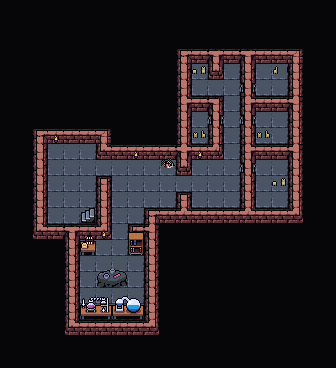

A level layout from a 2D game, rendered from its tile map. Below: a short description, then the map file with tile-grid data replaced by summaries:
An orthogonal 21x23 tile map with 16x16 px tiles, 6 tile layers (Ground, Ground Clutter, Medium Ground, Medium Clutter, ...), 4 tilesets and 11 objects.

<map version="1.10" tiledversion="1.11.2" orientation="orthogonal" renderorder="right-down" width="21" height="23" tilewidth="16" tileheight="16" infinite="0" nextlayerid="8" nextobjectid="13">
 <tileset firstgid="1" source="../../../../tileset/Inn_Dungeon.tsx" />
 <tileset firstgid="4481" source="../../../../tileset/inn_dungeon_floor.tsx" />
 <tileset firstgid="5106" source="../../../../tileset/inn_main.tsx" />
 <tileset firstgid="15218" source="../../../../tileset/buildings.tsx" />
 <layer id="1" name="Ground" width="21" height="23">
  <data>[483 cells, 483 non-empty, 8 distinct tile ids]</data>
 </layer>
 <layer id="2" name="Ground Clutter" width="21" height="23">
  <data>[483 cells, 445 non-empty, 10 distinct tile ids]</data>
 </layer>
 <layer id="3" name="Medium Ground" width="21" height="23">
  <data>[483 cells, 418 non-empty, 13 distinct tile ids]</data>
 </layer>
 <layer id="4" name="Medium Clutter" width="21" height="23">
  <data>[483 cells, 405 non-empty, 26 distinct tile ids]</data>
 </layer>
 <layer id="5" name="Walls" width="21" height="23">
  <properties>
   <property name="spriteLayer" type="bool" value="true" />
  </properties>
  <data>[483 cells, 7 non-empty, 1 distinct tile ids]</data>
 </layer>
 <objectgroup id="7" name="Object Layer 1">
  <object id="2" template="../../../../../../common/maps/obj/entry_right.tx" x="79.273" y="224.182">
   <properties>
    <property name="teleport" value="../Innistrad/maps/map/main_story/inn_approaches/davriels_mansion.tmx.tmx" />
   </properties>
  </object>
  <object id="3" template="../../../../../../common/maps/obj/manashards.tx" x="159.727" y="173.061" />
  <object id="4" template="../../../../../../common/maps/obj/scroll.tx" x="95.375" y="249.875" width="10.25" height="9.625">
   <properties>
    <property name="reward" value="[ { &quot;type&quot;: &quot;card&quot;, &quot;cardName&quot;: &quot;Ransack the Lab&quot;, &quot;count&quot;: 2 } ]" />
   </properties>
  </object>
  <object id="5" template="../../../../../../common/maps/obj/gold.tx" x="128.75" y="301.625">
   <properties>
    <property name="reward">[
  {
    "type": "gold",
    "count": 80,
    "addMaxCount": 50
 }
]</property>
   </properties>
  </object>
  <object id="6" template="../../../../../../common/maps/obj/gold.tx" x="194.25" y="91.25">
   <properties>
    <property name="reward">[
  {
    "type": "gold",
    "count": 10,
    "addMaxCount": 60
 }
]</property>
   </properties>
  </object>
  <object id="7" template="../../../../../../common/maps/obj/enemy.tx" x="111.875" y="252.5">
   <properties>
    <property name="enemy" value="Brerig" />
    <property name="threatRange" type="int" value="10" />
    <property name="waypoints" value="9,12" />
   </properties>
  </object>
  <object id="8" template="../../../../../../common/maps/obj/enemy.tx" x="159" y="190.25">
   <properties>
    <property name="enemy" value="Hobblefiend" />
    <property name="pursueRange" type="int" value="-1" />
    <property name="threatRange" type="int" value="15" />
    <property name="waypoints" value="9,10,11,10,9,10," />
   </properties>
  </object>
  <object id="9" template="../../../../../../common/maps/obj/waypoint.tx" x="121.5" y="181.25" />
  <object id="10" template="../../../../../../common/maps/obj/waypoint.tx" x="220.5" y="193.75" />
  <object id="11" template="../../../../../../common/maps/obj/waypoint.tx" x="217.5" y="95.5" />
  <object id="12" template="../../../../../../common/maps/obj/waypoint.tx" x="113.5" y="266.75" />
 </objectgroup>
 <layer id="6" name="above" width="21" height="23">
  <data>[483 cells, 20 non-empty, 17 distinct tile ids]</data>
 </layer>
</map>
